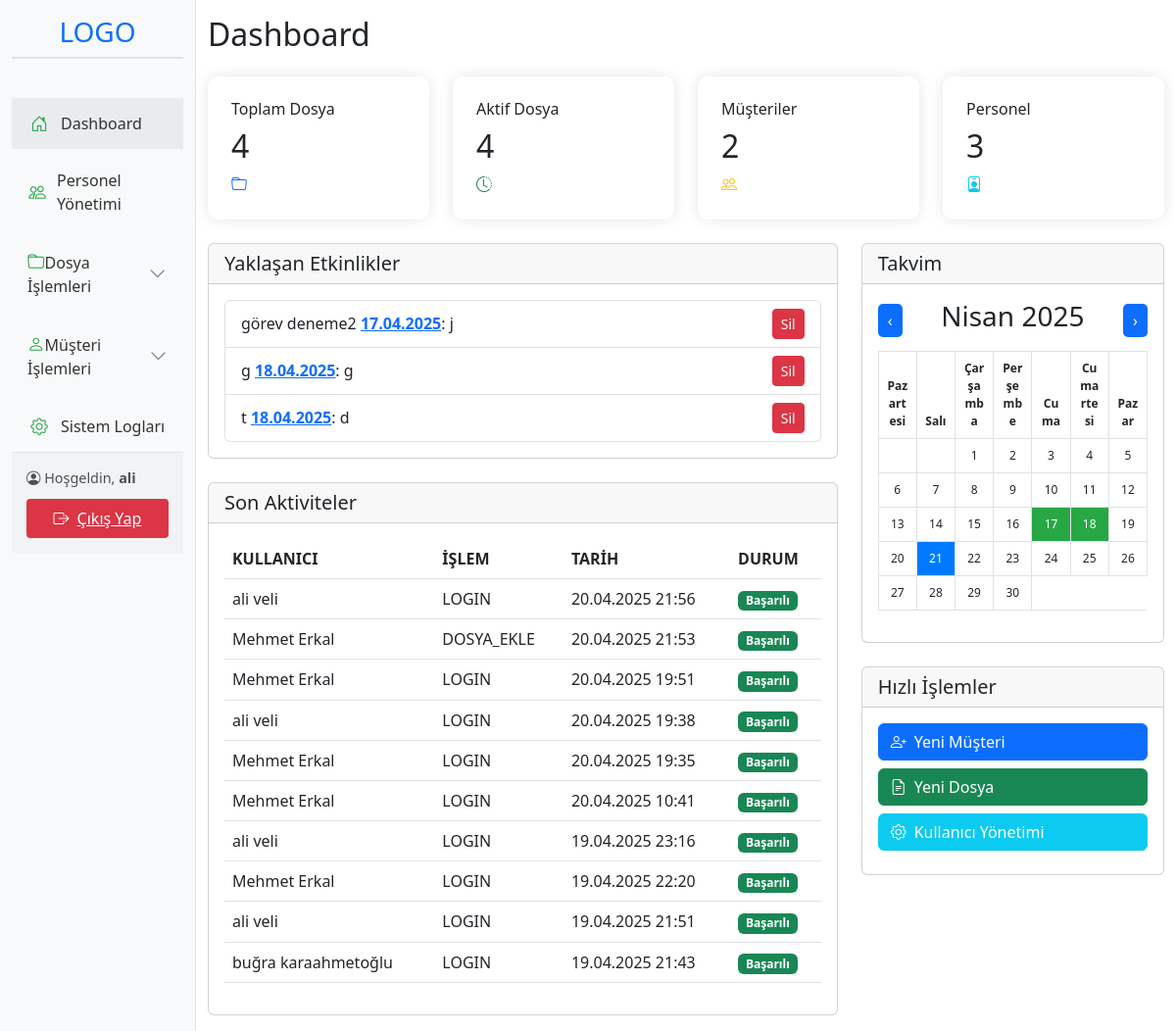
Screenshot of /dashboard.php (signed in) with the database file from the repository.
### tables this page shows
CREATE TABLE `etkinlikler` (
  `id` int(11) NOT NULL,
  `baslik` varchar(255) DEFAULT NULL,
  `tarih` date NOT NULL,
  `aciklama` text NOT NULL,
  `ekleyen` varchar(100) DEFAULT NULL,
  `kategori` varchar(100) DEFAULT NULL,
  `personel` varchar(100) DEFAULT NULL,
  `dosya_linki` varchar(255) DEFAULT NULL,
  `musteri` varchar(100) DEFAULT NULL,
  `tekrar_aylik` tinyint(1) DEFAULT 0,
  `tekrar_yillik` tinyint(1) DEFAULT 0,
  `olusturma_tarihi` timestamp NOT NULL DEFAULT current_timestamp(),
  `recurrence_id` varchar(255) DEFAULT NULL
);

CREATE TABLE `sistem_loglar` (
  `log_id` int(11) NOT NULL,
  `personel_id` int(11) DEFAULT NULL,
  `islem_tipi` varchar(50) NOT NULL,
  `islem_detay` text DEFAULT NULL,
  `ip_adresi` varchar(45) NOT NULL,
  `tarih` timestamp NOT NULL DEFAULT current_timestamp()
);

CREATE TABLE `personel` (
  `personel_id` int(11) NOT NULL,
  `ad` varchar(50) NOT NULL,
  `soyad` varchar(50) NOT NULL,
  `kullanici_adi` varchar(50) NOT NULL,
  `email` varchar(100) NOT NULL,
  `sifre` varchar(255) NOT NULL,
  `tc_kimlik_no` char(11) NOT NULL,
  `telefon` varchar(15) NOT NULL
);

### dashboard.php (the view, shortened to what this page needs)
<!DOCTYPE html>
<html lang="en">
<head>
    <link href="https://cdn.jsdelivr.net/npm/bootstrap@5.3.0/dist/css/bootstrap.min.css" rel="stylesheet">
    <link href="https://cdn.jsdelivr.net/npm/bootstrap-icons@1.11.0/font/bootstrap-icons.css" rel="stylesheet">
</head>
<body>
    <?php
    $database = new Database();
    $conn = $database->getConnection();
    try {
        $stmt = $conn->query("SELECT COUNT(*) as total FROM dosyalar");
        $totalFiles = $stmt->fetch(PDO::FETCH_ASSOC)['total'];
        $stmt = $conn->query("SELECT COUNT(*) as active FROM dosyalar WHERE dosya_durumu != 'Tamamlandı'");
        $activeFiles = $stmt->fetch(PDO::FETCH_ASSOC)['active'];
        $stmt = $conn->query("SELECT COUNT(*) as total FROM musteriler");
        $totalCustomers = $stmt->fetch(PDO::FETCH_ASSOC)['total'];
        $stmt = $conn->query("SELECT COUNT(*) as total FROM personel");
        $totalStaff = $stmt->fetch(PDO::FETCH_ASSOC)['total'];
        $stmt = $conn->query("SELECT sl.*, p.ad, p.soyad
                             FROM sistem_loglar sl
                             LEFT JOIN personel p ON sl.personel_id = p.personel_id
                             ORDER BY sl.tarih DESC
                             LIMIT 10");
        $activities = $stmt->fetchAll(PDO::FETCH_ASSOC);
        $stmt = $conn->query("SELECT id,baslik, tarih, aciklama, tekrar_aylik, tekrar_yillik FROM etkinlikler ORDER BY tarih ASC LIMIT 5");
        $upcomingEvents = $stmt->fetchAll(PDO::FETCH_ASSOC);
    } catch(PDOException $e) {
        echo "Veritabanı hatası: " . $e->getMessage();
        $totalFiles = $activeFiles = $totalCustomers = $totalStaff = 0;
        $activities = [];
        $upcomingEvents = [];
    }
    ?>
    <div class="container-fluid">
        <div class="row">
            <?php include 'sidebar.php'; ?>
            <div class="col-md-10 py-3">
                <h2 class="mb-4">Dashboard</h2>
                <div class="row mb-4">
                    <div class="col-md-3">
                        <div class="stats-card bg-white">
                            <h6>Toplam Dosya</h6>
                            <h2><?php echo $totalFiles; ?></h2>
                            <i class="bi bi-folder text-primary"></i>
                        </div>
                    </div>
                    <div class="col-md-3">
                        <div class="stats-card bg-white">
                            <h6>Aktif Dosya</h6>
                            <h2><?php echo $activeFiles; ?></h2>
                            <i class="bi bi-clock-history text-success"></i>
                        </div>
                    </div>
                    <div class="col-md-3">
                        <div class="stats-card bg-white">
                            <h6>Müşteriler</h6>
                            <h2><?php echo $totalCustomers; ?></h2>
                            <i class="bi bi-people text-warning"></i>
                        </div>
                    </div>
                    <div class="col-md-3">
                        <div class="stats-card bg-white">
                            <h6>Personel</h6>
                            <h2><?php echo $totalStaff; ?></h2>
                            <i class="bi bi-person-badge text-info"></i>
                        </div>
                    </div>
                </div>
                <div class="row">
                    <div class="col-md-8">
                        <div class="card mb-4">
                            <div class="card-header">
                                <h5 class="card-title mb-0">Yaklaşan Etkinlikler</h5>
                            </div>
                            <div class="card-body">
                                <ul class="list-group">
                                    <?php foreach($upcomingEvents as $event): ?>
                                        <li class="list-group-item d-flex justify-content-between align-items-center">
                                            <span>
                                                <?php echo htmlspecialchars($event['baslik']); ?>
                                                <strong><a href="#" onclick="openEventDetailModal(<?php echo $event['id']; ?>)"><?php echo date('d.m.Y', strtotime($event['tarih'])); ?></a></strong>:
                                                <?php echo htmlspecialchars($event['aciklama']); ?>
                                            </span>
                                            <button class="btn btn-danger btn-sm" onclick="deleteEvent(<?php echo $event['id']; ?>, <?php echo $event['tekrar_aylik']; ?>, <?php echo $event['tekrar_yillik']; ?>)">Sil</button>
                                        </li>
                                    <?php endforeach; ?>
                                </ul>
                            </div>
                        </div>
                        <div class="card">
                            <div class="card-header">
                                <h5 class="card-title mb-0">Son Aktiviteler</h5>
                            </div>
                            <div class="card-body">
                                <table class="table">
                                    <thead>
                                        <tr>
                                            <th>KULLANICI</th>
                                            <th>İŞLEM</th>
                                            <th>TARİH</th>
                                            <th>DURUM</th>
                                        </tr>
                                    </thead>
                                    <tbody>
                                        <?php foreach($activities as $activity): ?>
                                        <tr>
                                            <td><?php echo htmlspecialchars($activity['ad'] . ' ' . $activity['soyad']); ?></td>
                                            <td><?php echo htmlspecialchars($activity['islem_tipi']); ?></td>
                                            <td><?php echo date('d.m.Y H:i', strtotime($activity['tarih'])); ?></td>
                                            <td>
                                                <span class="badge bg-success">Başarılı</span>
                                            </td>
                                        </tr>
                                        <?php endforeach; ?>
                                    </tbody>
                                </table>
                            </div>
                        </div>
                    </div>
                    <div class="col-md-4">
                        <div class="card mb-4">
                            <div class="card-header">
                                <h5 class="card-title mb-0">Takvim</h5>
                            </div>
                            <div class="card-body">
                                <div id="calendar" class="calendar"></div>
                            </div>
                        </div>
                        <div class="card">
                            <div class="card-header">
                                <h5 class="card-title mb-0">Hızlı İşlemler</h5>
                            </div>
                            <div class="card-body quick-actions">
                                <a href="yeni_musteri.php" class="btn btn-primary mb-2 w-100">
                                    <i class="bi bi-person-plus me-2"></i>Yeni Müşteri
                                </a>
                                <a href="yeni_dosya.php" class="btn btn-success mb-2 w-100">
                                    <i class="bi bi-file-earmark-text me-2"></i>Yeni Dosya
                                </a>
                                <a href="kullanici_yonetim.php" class="btn btn-info text-white w-100">
                                    <i class="bi bi-gear me-2"></i>Kullanıcı Yönetimi
                                </a>
                            </div>
                        </div>
                    </div>
                </div>
            </div>
        </div>
    </div>
</body>
</html>

### dashboard.php (style rules this page uses)
.stats-card { border-radius: 10px; padding: 1.5rem; box-shadow: 0 0 15px rgba(0,0,0,0.1); }
.quick-actions .btn { width: 100%; margin-bottom: 0.5rem; text-align: left; }
.calendar { width: 100%; max-width: 600px; margin: 0 auto; overflow-x: auto; }

### rows the page displays
etkinlikler: baslik "görev deneme2", tarih "17.04.2025", aciklama "j"
etkinlikler: baslik "g", tarih "18.04.2025", aciklama "g"
etkinlikler: baslik "t", tarih "18.04.2025", aciklama "d"
sistem_loglar: personel.soyad "ali veli", islem_tipi "LOGIN", tarih "20.04.2025 21:56"
sistem_loglar: personel.soyad "Mehmet Erkal", islem_tipi "DOSYA_EKLE", tarih "20.04.2025 21:53"
sistem_loglar: personel.soyad "Mehmet Erkal", islem_tipi "LOGIN", tarih "20.04.2025 19:51"
sistem_loglar: personel.soyad "ali veli", islem_tipi "LOGIN", tarih "20.04.2025 19:38"
sistem_loglar: personel.soyad "Mehmet Erkal", islem_tipi "LOGIN", tarih "20.04.2025 19:35"
sistem_loglar: personel.soyad "Mehmet Erkal", islem_tipi "LOGIN", tarih "20.04.2025 10:41"
sistem_loglar: personel.soyad "ali veli", islem_tipi "LOGIN", tarih "19.04.2025 23:16"
sistem_loglar: personel.soyad "Mehmet Erkal", islem_tipi "LOGIN", tarih "19.04.2025 22:20"
sistem_loglar: personel.soyad "ali veli", islem_tipi "LOGIN", tarih "19.04.2025 21:51"
sistem_loglar: personel.soyad "buğra karaahmetoğlu", islem_tipi "LOGIN", tarih "19.04.2025 21:43"

### other values shown
$kullanici_adi "ali"
$totalFiles "4"
$activeFiles "4"
$totalCustomers "2"
$totalStaff "3"
